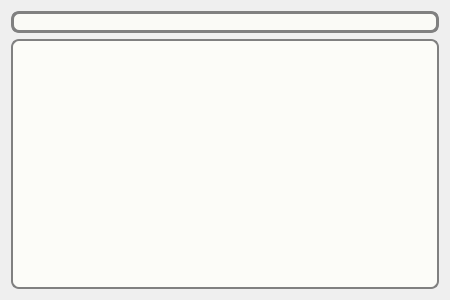
<?xml version="1.0" encoding="UTF-8"?>
<ui version="4.0">
 <class>Switcher</class>
 <widget class="QWidget" name="Switcher">
  <property name="geometry">
   <rect>
    <x>0</x>
    <y>0</y>
    <width>450</width>
    <height>300</height>
   </rect>
  </property>
  <property name="windowTitle">
   <string notr="true">Switch File</string>
  </property>
  <property name="styleSheet">
   <string notr="true"/>
  </property>
  <layout class="QVBoxLayout" name="verticalLayout">
   <item>
    <widget class="ClearLineEdit" name="switcherLineEdit">
     <property name="styleSheet">
      <string notr="true">QLineEdit{
border: 3px solid gray;
border-radius: 8px;
padding-right: 3px;
background: rgba(255, 255, 250, 180);
color: black;
 }</string>
     </property>
    </widget>
   </item>
   <item>
    <widget class="QTreeView" name="switcherList">
     <property name="styleSheet">
      <string notr="true"> QTreeView {
border: 2px solid gray;
border-radius: 8px;
background: rgba(255, 255, 250, 200);
padding-top: 1px;
padding-right: 1px;
padding-bottom: 1px;
padding-left: 1px;
}</string>
     </property>
     <property name="showDropIndicator" stdset="0">
      <bool>false</bool>
     </property>
     <property name="iconSize">
      <size>
       <width>16</width>
       <height>16</height>
      </size>
     </property>
     <property name="rootIsDecorated">
      <bool>false</bool>
     </property>
     <property name="uniformRowHeights">
      <bool>false</bool>
     </property>
     <property name="itemsExpandable">
      <bool>true</bool>
     </property>
     <property name="sortingEnabled">
      <bool>true</bool>
     </property>
     <property name="headerHidden">
      <bool>true</bool>
     </property>
     <property name="expandsOnDoubleClick">
      <bool>true</bool>
     </property>
    </widget>
   </item>
  </layout>
 </widget>
 <customwidgets>
  <customwidget>
   <class>ClearLineEdit</class>
   <extends>QLineEdit</extends>
   <header location="global">ClearLineEdit.h</header>
  </customwidget>
 </customwidgets>
 <resources/>
 <connections/>
</ui>
